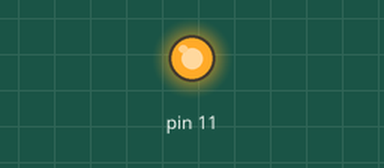
The sketch below on a simulated Arduino Uno, built with avr-gcc and run on an emulated ATmega328P. Shown: output pins drawn as LEDs (lit = HIGH).

Above: at 0.1 s.
Timing chart, 0 to 1.6 s (numbered marks = the images above):
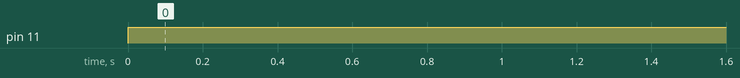

The sketch:

magnetTest.ino
```cpp
int fade = 5;
int power = 0;
void setup()
{

  pinMode(11,OUTPUT);
   Serial.begin(9600);
}
void loop()
{
  /*
  DO NOT USE.
  this code is designed to ramp the strentch o
  analogWrite(11,power);
  delay(20);
 power = power + fade;
  if (power == 0 || power == 255) {
    fade = -fade ;
  }
*/
   analogWrite(11,255);
 //digitalWrite(11,HIGH);

 // This code turns the magnet and off every 2 sec
  //digitalWrite(11,HIGH);
  //delay(2000);
 // digitalWrite(11,LOW );
  //delay(2000);


}
```

Measured:
- by itself, pin 11: LOW → HIGH at 0.00 s
